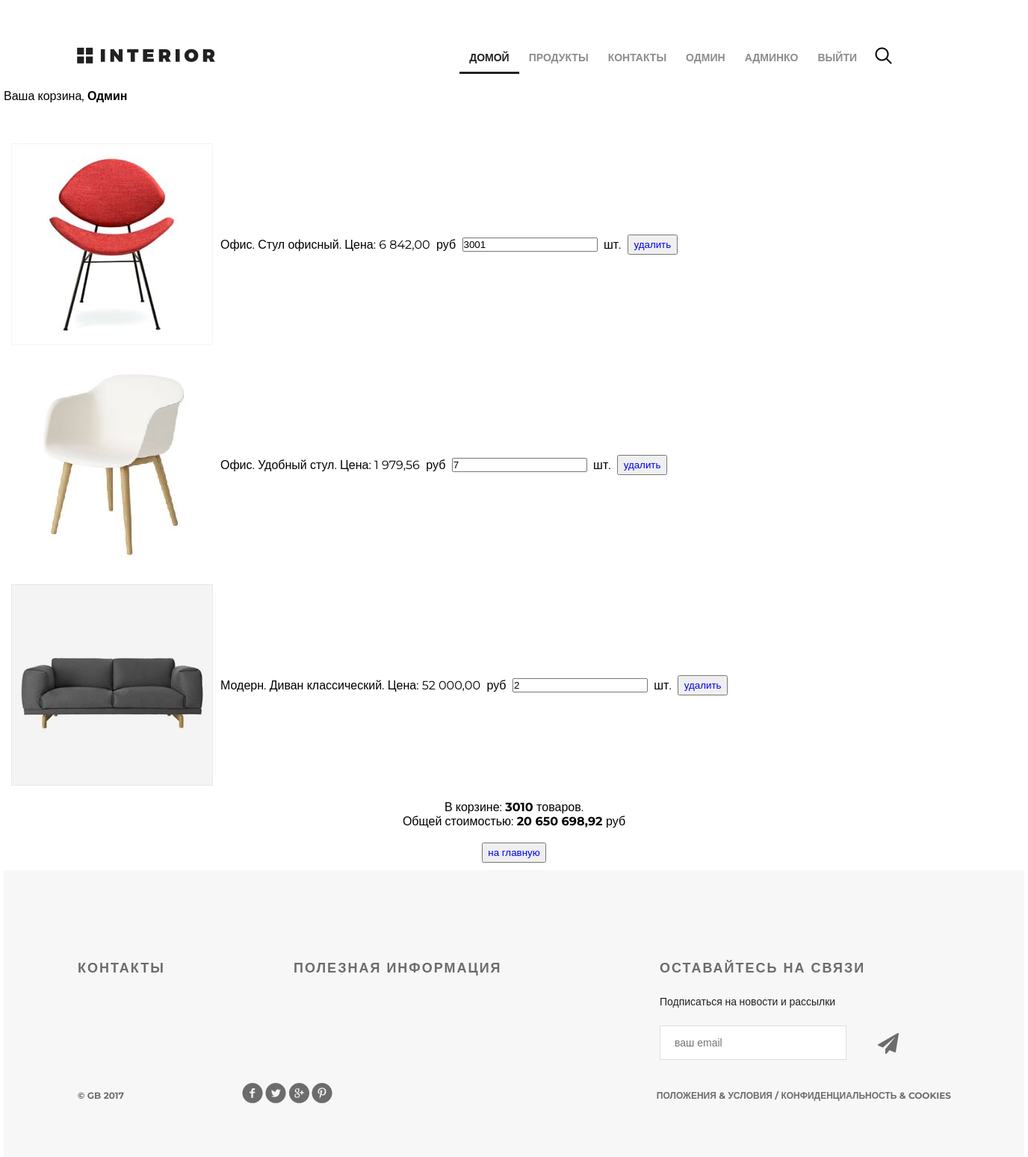
The page /basket/ (signed in) on the database as committed earlier.
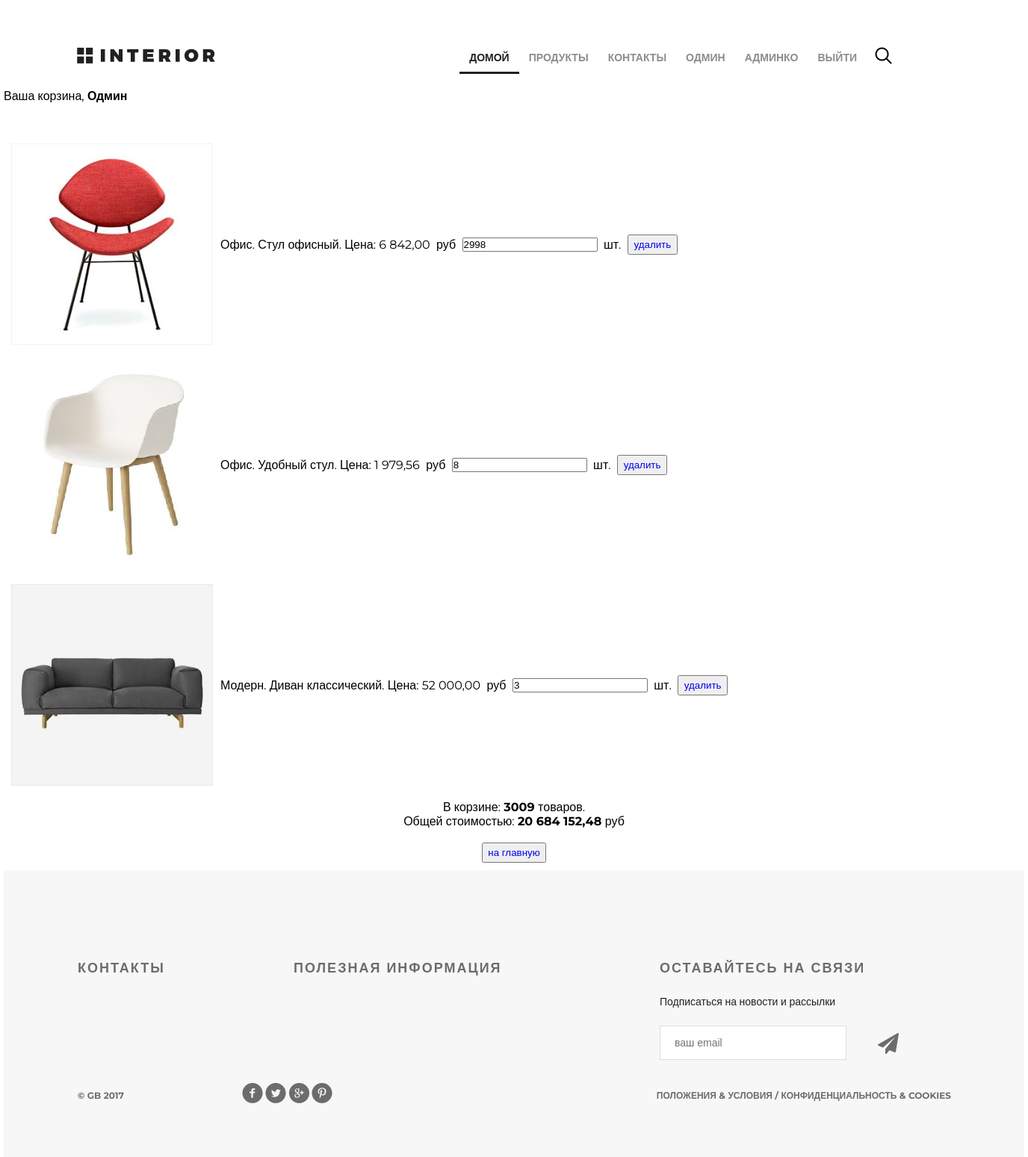
The same page on the database as committed later.
### authapp/models.py (models this page shows)
class ShopUser(AbstractUser):
    avatar = models.ImageField(upload_to='users_avatars', blank=True)
    age = models.PositiveIntegerField(verbose_name='возраст')

### basketapp/models.py (models this page shows)
class Basket(models.Model):
    user = models.ForeignKey(
        settings.AUTH_USER_MODEL,
        on_delete=models.CASCADE,
        related_name='basket',
    )
    product = models.ForeignKey(
        Product,
        on_delete=models.CASCADE,
    )
    quantity = models.PositiveIntegerField(
        verbose_name='количество',
        default=0,
    )
    add_datetime = models.DateTimeField(
        verbose_name='время',
        auto_now_add=True,
    )
    @property
    def product_cost(self):
        return self.product.price * self.quantity
    @property
    def total_quantity(self):
        _items = Basket.objects.filter(user=self.user)
        _totalquantity = sum(list(map(lambda x: x.quantity, _items)))
        return _totalquantity
    @property
    def total_cost(self):
        _items = Basket.objects.filter(user=self.user)
        _totalcost = sum(list(map(lambda x: x.product_cost, _items)))
        return _totalcost

### mainapp/models.py (models this page shows, shortened)
class Product(models.Model):
    category = models.ForeignKey(ProductCategory, on_delete=models.CASCADE)
    name = models.CharField(verbose_name='имя продукта', max_length=128)
    image = models.ImageField(upload_to='products_images', blank=True)
    short_desc = models.CharField(
        verbose_name='краткое описание продукта',
        max_length=60,
        blank=True,
    )
    description = models.TextField(
        verbose_name='описание продукта',
        blank=True,
    )
    price = models.DecimalField(
        verbose_name='цена продукта',
        max_digits=8,
        decimal_places=2,
        default=0,
    )
    quantity = models.PositiveIntegerField(
        verbose_name='количество на складе',
        default=0,
    )
    is_active = models.BooleanField(default=True)

class ProductCategory(models.Model):
    name = models.CharField(verbose_name='имя', max_length=64, unique=True)
    description = models.TextField(verbose_name='описание', blank=True)
    created = models.DateTimeField(auto_now_add=True)
    updated = models.DateTimeField(auto_now=True)
    is_active = models.BooleanField(default=True)

### basketapp/views.py (the view)
# urls.py: path('', basketapp.basket, name='index'),
@login_required
def basket(request):
    title = 'корзина'
    basket_items = Basket.objects.filter(user=request.user).order_by('product__category')
    context = {
        'title': title,
        'basket_items': basket_items,
    }
    return render(request, 'basketapp/basket.html', context)

### basketapp/templates/basketapp/basket.html (shortened to what this page needs)
{% extends 'geekshop/base.html' %}
{% load static %}
{% block content %}
{% block css %}
    <link rel="stylesheet" href="{% static '/geekshop/style.css' %}">
{% endblock %}
<div class="hero-white">
    <div class="header clearfix">
        {% include 'geekshop/includes/main_menu.html' %}
        <a href="#" class="basket"></a>
    </div>
</div>
<div class="basket_user">
    Ваша корзина,
    <strong>
        {% if user.first_name %}
        {{ user.first_name|title}}
        {% else %}
        Пользователь
        {% endif %}
    </strong>
</div><br>
<div class="basket_list">
    {% include 'basketapp/includes/inc_basket_list.html' %}
</div>
{% endblock %}

### geekshop/templates/geekshop/base.html (shortened to what this page needs)
{% load static %}
<html>
<head>
	<link rel="stylesheet" type="text/css" href="{% static '/geekshop/style.css' %}">
	<link rel="stylesheet" href="{% static '/geekshop/fonts/font-awesome/css/font-awesome.css' %}">
    {% block css %}
    {% endblock %}
</head>
<body>
	<div class="container">
        {% block content %}
        {% endblock %}
		<div class="clr"></div>
	</div>
    <div class="footer">
        <div class="clearfix">
            <div class="text-footer">
                <h3>контакты</h3>
            </div>
            <div class="text-footer">
                <h3>полезная информация</h3>
            </div>
            <div class="text-footer clearfix">
                <h3>Оставайтесь на связи</h3>
                <p>Подписаться на новости и рассылки</p>
                <form>
                    <input type="email" name="email" placeholder="ваш email">
                    <a href="#"><i class="fa fa-paper-plane fa-2x" aria-hidden="true"></i></a>
                </form>
            </div>
        </div>
        <p class="small">&copy; GB 2017</p>
        <div class="social">
            <a href="#" class="social1"></a>
            <a href="#" class="social2"></a>
            <a href="#" class="social3"></a>
            <a href="#" class="social4"></a>
        </div>
        <p class="small">Положения &amp; Условия  /  Конфиденциальность &amp; Cookies</p>
    </div>
</body>
</html>

### geekshop/templates/geekshop/includes/main_menu.html (shortened to what this page needs)
{% load humanize %}
<a href="{% url 'index' %}" class="logo"></a>
<ul class="menu">
    <li><a href="{% url 'index' %}" class="active">домой</a></li>
    <li><a href="{% url 'products:index' %}">продукты</a></li>
    <li><a href="{% url 'contacts' %}">контакты</a></li>
    {% if user.is_authenticated %}
        <li>
            <a href="{% url 'auth:edit' %}">
                {{ user.first_name|default:'Пользователь' }}
            </a>
        </li>
        {% if user.is_superuser %}
            <li>
                <a href="{% url 'admin_staff:users' %}">
                    Админко
                </a>
            </li>
        {% endif %}
    {% endif %}
    <li>
        {% if user.is_authenticated %}
            <a href="{% url 'auth:logout' %}">выйти</a>
        {% else %}
            <a href="{% url 'auth:login' %}">войти</a>
        {% endif %}
    </li>
</ul>
<a href="#" class="search"></a>

### basketapp/templates/basketapp/includes/inc_basket_list.html
{% load humanize %}
{% for item in basket_items %}
    <div class="basket_record">
        <img src="/media/{{ item.product.image }}" alt="{{ item.product.short_desc }}">
        <span class="category_name">{{ item.product.category.name }}.&nbsp</span>
        <span class="product_name">{{ item.product.name }}.&nbsp</span>
        <span class="product_price"> Цена: {{ item.product.price|intcomma }}&nbsp руб &nbsp</span>
        <input type="number" name="{{ item.pk }}"
               min="0"
               value="{{ item.quantity }}">
        <span class="product_cost">{{ item.cost }}&nbsp шт. &nbsp</span>
        <button class="button-round">
            <a href="{% url 'basket:remove' item.pk %}" class="button_href">
                удалить
            </a>
        </button>
    </div>
{% endfor %}
<br>
<div class="basket_summary">
    {% if basket_items %}
        В корзине: <strong> {{ basket_items.0.total_quantity }} </strong> товаров.<br>
        Общей стоимостью:
        <strong> {{ basket_items.0.total_cost|intcomma }}  </strong> руб
    {% endif %}
</div><br>
<button class="button-round_back">
    <a href="{% url 'index' %}" class="button_href">на главную</a>
</button>

### geekshop/static/geekshop/style.css (style rules this page uses)
* { margin: 0; padding: 0; }
body { font-family: 'Montserrat', sans-serif; }
html, body { height: 100%; }
.clr { height: 384px; }
.container { width: 1366px; margin: 0 auto; min-height: 100%; }
.logo { background-image: url(img/logo.png); margin-top: 63px; width: 185px; height: 22px; float: left; }
.menu { list-style-type: none; margin-top: 67px; float: right; }
.menu li { float: left; }
.menu a { color: #8c8c8c; font-size: 14px; font-weight: 700; text-align: right; text-transform: uppercase; text-decoration: none; padding: 10px 13px; }
.menu .active { color: #212121; font-weight: 700; border-bottom: 3px solid #212121; }
.search { display: block; width: 23px; height: 23px; background-image: url(img/search.png); position: absolute; top: 63px; left: 1166px; }
.basket { display: block; width: 150px; height: 23px; position: absolute; top: 58px; left: 1190px; }
.basket_list { display: block; text-align: center; padding: 10px; }
.basket_record { margin-top: 25px; display: flex; align-items: center; }
.category_name { Margin-left: 10px; }
.clearfix:after { content: ""; display: block; clear: both; }
.button-round { color: #fff; text-decoration: none; user-select: none; padding: .3em .5em; }
.button-round_back { color: #fff; text-decoration: none; user-select: none; padding: .3em .5em; margin:auto; display:block; }
.button_href { text-decoration: none; }
.footer { height: 384px; width: 1169px; background-color: #f7f7f7; padding-left: 99px; padding-right: 98px; margin: -384px auto 0; clear: both; }
.footer form { position: relative; }
.footer form a i { display: block; width: 21px; height: 21px; position: absolute; z-index: 2; top: 10px; right: 50px; color: #6c6c6c; }
.text-footer { margin-top: 120px; width: 221px; float: left; margin-right: 68px; }
.text-footer:last-child { margin-right: 0; }
.text-footer h3 { text-transform: uppercase; color: #6c6c6c; font-size: 18px; font-weight: 700; text-align: left; margin-bottom: 22px; letter-spacing: 2px; }
.text-footer p { color: #212121; font-size: 14px; font-weight: 300; line-height: 24px; text-align: left; margin-bottom: 20px; }
.text-footer a { text-decoration: none; text-transform: uppercase; color: #212121; font-size: 14px; font-weight: 700; line-height: 26px; text-align: left; }
.text-footer:nth-child(2) { width: 422px; }
.text-footer:nth-child(3) { width: 363px; }
.text-footer input { border-width: 1px; border-color: #d9dee1; border-style: solid; background-color: #ffffff; width: 250px; height: 46px; outline: none; color: #6c6c6c; font-size: 14px; font-weight: 300; line-height: 22px; text-align: left; padding-left: 19px; padding-right: 70px; }
.footer .small { text-transform: uppercase; float: left; color: #6c6c6c; font-size: 12px; font-weight: 700; line-height: 26px; text-align: left; margin-top: 35px; }
.social { height: 28px; width: 121px; float: left; margin-left: 158px; margin-top: 30px; }
.social1 { background: url(img/social-links.png); height: 28px; width: 28px; float: left; }
.social2 { background: url(img/social-links.png); background-position: -34px 0px; height: 28px; width: 28px; float: left; margin-left: 3px; }
.social3 { background: url(img/social-links.png); background-position: -67px 0px; height: 28px; width: 28px; float: left; margin-left: 3px; }
.social4 { background: url(img/social-links.png); background-position: -101px 0px; height: 28px; width: 28px; float: left; margin-left: 3px; }
.footer .small:nth-child(4) { float: right; }
.hero-white { background-color: #fff; height: 119px; padding-left: 98px; padding-right: 211px; position: relative; }

Rows that differ between the two databases and show on the page:
changed Basket "Стул офисный": quantity "3001" → "2998"; user+quantity "3010" → "3009"; user+product+quantity "20 650 698,92" → "20 684 152,48"
changed Basket "Удобный стул": quantity "7" → "8"
changed Basket "Модерн": quantity "2" → "3"
